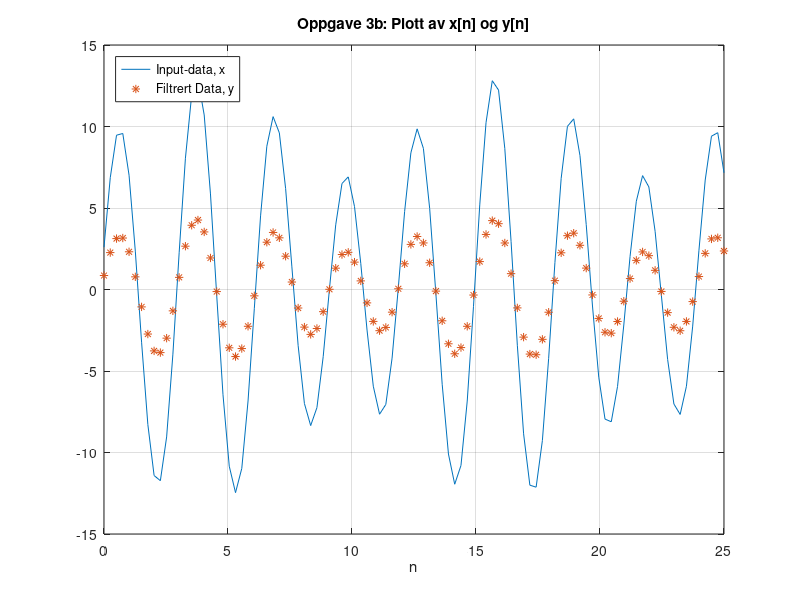

The MATLAB script that drew this image:
t = linspace(0,25,100);
rng default
x = 3*cos((pi*t/2)+(pi/6))+10*sin((2*pi*t/3));

a = 1;
b = 0.33;

y = filter(b,a,x);

plot(t,x,'-')
hold on
plot(t,y,'*')

grid on
legend('Input-data, x','Filtrert Data, y','Location','NorthWest')
title('Oppgave 3b: Plott av x[n] og y[n]')
xlabel('n');